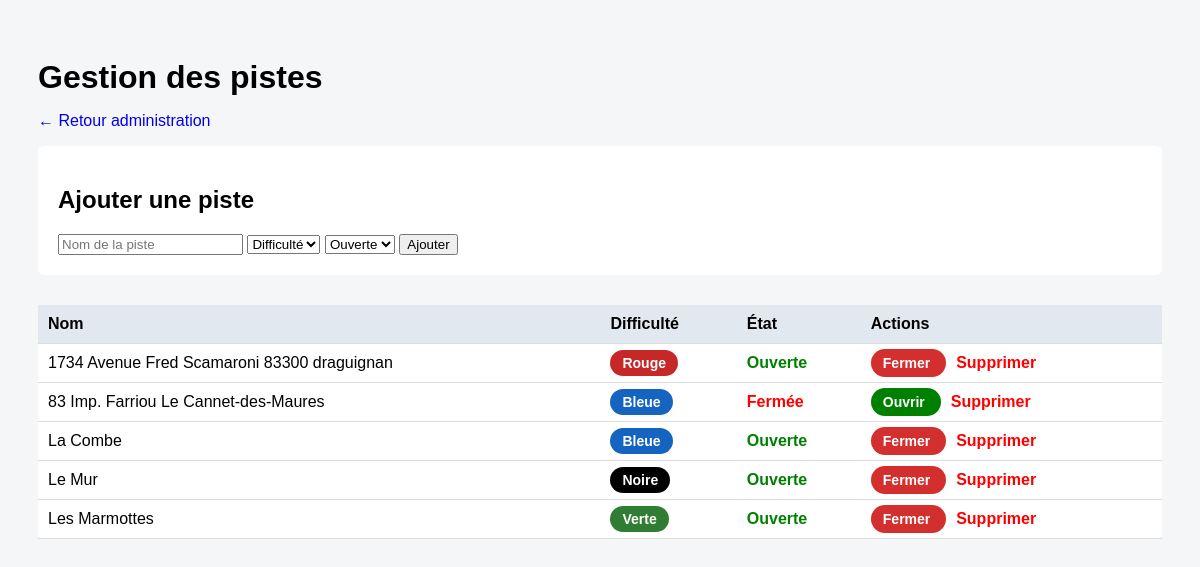
/V2/page_admin/admin_pistes.php (signed in), run on the app's committed database.
### tables this page shows
CREATE TABLE `pistes` (
  `id_piste` int(11) NOT NULL,
  `nom` varchar(100) NOT NULL,
  `difficulte` enum('verte','bleue','rouge','noire') DEFAULT NULL,
  `etat` enum('ouvert','ferme') DEFAULT 'ouvert'
);

### WEB/V2/page_admin/admin_pistes.php (the view, shortened to what this page needs)
<?php
require '../config.php';
$pistes = $pdo->query("SELECT * FROM pistes ORDER BY nom")->fetchAll();
?>
<!DOCTYPE html>
<html lang="fr">
<head>
</head>
<body>
<h1>Gestion des pistes</h1>
<p><a href="admin.php">← Retour administration</a></p>
<form method="post">
    <h2>Ajouter une piste</h2>
    <input name="nom" placeholder="Nom de la piste" required>
    <select name="difficulte" required>
        <option value="">Difficulté</option>
    </select>
    <select name="etat">
        <option value="ouvert">Ouverte</option>
    </select>
    <button>Ajouter</button>
</form>
<table>
<tr>
    <th>Nom</th>
    <th>Difficulté</th>
    <th>État</th>
    <th>Actions</th>
</tr>
<?php foreach ($pistes as $piste): ?>
<tr>
    <td><?= htmlspecialchars($piste['nom']) ?></td>
    <td>
        <span class="badge diff-<?= $piste['difficulte'] ?>">
            <?= ucfirst($piste['difficulte']) ?>
        </span>
    </td>
    <td>
        <?php if ($piste['etat'] === 'ouvert'): ?>
            <span class="status-ouvert">Ouverte</span>
        <?php else: ?>
            <span class="status-ferme">Fermée</span>
        <?php endif; ?>
    </td>
    <td class="actions">
        <a class="btn-toggle <?= $piste['etat']==='ouvert' ? 'btn-close' : 'btn-open' ?>"
           href="?toggle=<?= $piste['id_piste'] ?>">
           <?= $piste['etat']==='ouvert' ? 'Fermer' : 'Ouvrir' ?>
        </a>
        <a class="btn-delete"
           href="?delete=<?= $piste['id_piste'] ?>"
           onclick="return confirm('Supprimer cette piste ?')">
           Supprimer
        </a>
    </td>
</tr>
<?php endforeach; ?>
</table>
</body>
</html>

### WEB/V2/page_admin/admin_pistes.php (style rules this page uses)
body { font-family: Arial, sans-serif; background: #f4f6f8; padding: 30px; }
h1 { margin-bottom: 5px; }
a { text-decoration: none; }
form, table { background: white; padding: 20px; margin-bottom: 30px; border-radius: 6px; }
table { width: 100%; border-collapse: collapse; }
th, td { padding: 10px; border-bottom: 1px solid #ddd; }
th { background: #e2e8f0; text-align: left; }
.status-ouvert { color: green; font-weight: bold; }
.status-ferme { color: red; font-weight: bold; }
.badge { padding: 5px 12px; border-radius: 20px; font-weight: bold; color: white; font-size: 14px; }
.diff-verte { background: #2e7d32; }
.diff-bleue { background: #1565c0; }
.diff-rouge { background: #c62828; }
.diff-noire { background: #000000; }
.actions a { margin-right: 10px; font-weight: bold; }
.btn-toggle { padding: 6px 12px; border-radius: 20px; color: white; font-size: 14px; }
.btn-open { background: green; }
.btn-close { background: #d32f2f; }
.btn-delete { color: red; }

### data on the page
pistes: nom "1734 Avenue Fred Scamaroni 83300 draguignan", difficulte "Rouge", etat "Ouverte"
pistes: nom "83 Imp. Farriou Le Cannet-des-Maures", difficulte "Bleue", etat "Fermée"
pistes: nom "La Combe", difficulte "Bleue", etat "Ouverte"
pistes: nom "Le Mur", difficulte "Noire", etat "Ouverte"
pistes: nom "Les Marmottes", difficulte "Verte", etat "Ouverte"
